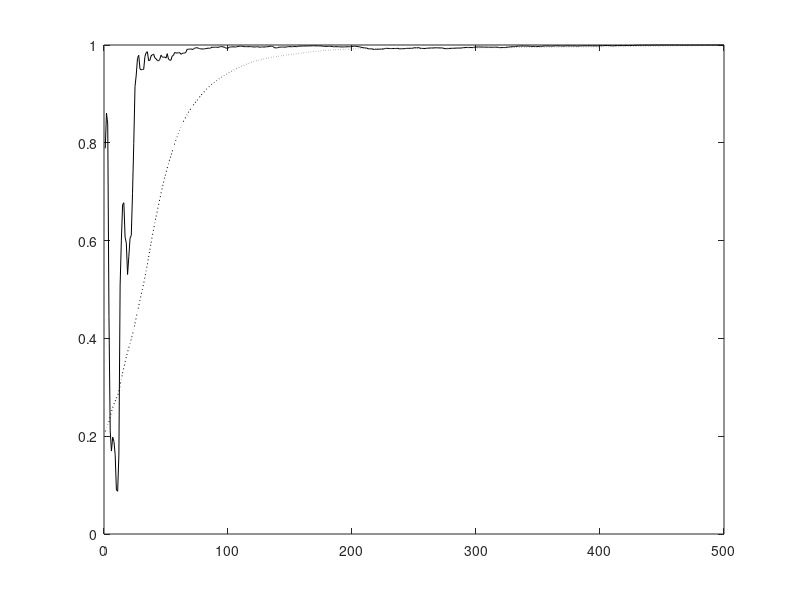

MATLAB code to generate this figure: (Note: this script raises an error after producing the figure.)
% Speedup of the Adaptive EVD Algorithm 
% Newton's Method on the Unconstrained Objective Function

function evdZ;

clear all; close all; 

eta0 = 400;

% Number of samples N and dimension D
nSamples = 500;
nDim = 10;
nEA = 4;
nEpochs = 1;
randn('state',0);

% Generate the covX random matrices
if 0
covX = ...
[ 0.0910   0.0380  -0.0530  -0.0050   0.0100  -0.1360   0.1550   0.0300   0.0020   0.0320 ; ...
  0.0380   0.3730   0.0180  -0.0280  -0.0110  -0.3670   0.1540  -0.0570  -0.0310  -0.0650 ; ...
 -0.0530   0.0180   1.4300   0.0170   0.0550  -0.4500  -0.0380  -0.2980  -0.0410  -0.0300 ; ...
 -0.0050  -0.0280   0.0170   0.0840  -0.0050   0.0160   0.0420  -0.0220   0.0010   0.0050 ; ...
  0.0100  -0.0110   0.0550  -0.0050   0.0710   0.0880   0.0580  -0.0690  -0.0080   0.0030 ; ...
 -0.1360  -0.3670  -0.4500   0.0160   0.0880   5.7200  -0.5440  -0.2480   0.0050   0.0950 ; ...
  0.1550   0.1540  -0.0380   0.0420   0.0580  -0.5440   2.7500  -0.3430  -0.0110  -0.1200 ; ...
  0.0300  -0.0570  -0.2980  -0.0220  -0.0690  -0.2480  -0.3430   1.4500   0.0780   0.0280 ; ...
  0.0020  -0.0310  -0.0410   0.0010  -0.0080   0.0050  -0.0110   0.0780   0.0670   0.0150 ; ...
  0.0320  -0.0650  -0.0300   0.0050   0.0030   0.0950  -0.1200   0.0280   0.0150   0.3410 ];

covX = ...
[ 0.4270   0.0110  -0.0050  -0.0250   0.0890  -0.0790  -0.0190   0.0740   0.0890   0.0050 ; ...
  0.0110   5.6900  -0.0690  -0.2820  -0.7310   0.0900  -0.1240   0.1000   0.4320  -0.1030 ; ...
 -0.0050  -0.0690   0.0800   0.0980   0.0450  -0.0410   0.0230   0.0220  -0.0350   0.0120 ; ...
 -0.0250  -0.2820   0.0980   2.8000  -0.1070   0.1500  -0.1930   0.0950  -0.2260   0.0460 ; ...
  0.0890  -0.7310   0.0450  -0.1070   3.4400   0.2530   0.2510   0.3160   0.0390  -0.0100 ; ...
 -0.0790   0.0900  -0.0410   0.1500   0.2530   2.2700  -0.1800   0.2950  -0.0390  -0.1130 ; ...
 -0.0190  -0.1240   0.0230  -0.1930   0.2510  -0.1800   0.3270   0.0270   0.0260  -0.0160 ; ...
  0.0740   0.1000   0.0220   0.0950   0.3160   0.2950   0.0270   0.7270  -0.0960  -0.0170 ; ...
  0.0890   0.4320  -0.0350  -0.2260   0.0390  -0.0390   0.0260  -0.0960   0.7150  -0.0090 ; ...
  0.0050  -0.1030   0.0120   0.0460  -0.0100  -0.1130  -0.0160  -0.0170  -0.0090   0.0650 ];

covX = ...
[ 0.3350   0.0260  -0.0510  -0.0120   0.0790   0.0170   0.0290   0.0080   0.0770  -0.0300 ; ...
  0.0260   0.0910   0.0110  -0.0100   0.0060  -0.0140  -0.0020  -0.0230   0.0110   0.0350 ; ...
 -0.0510   0.0110   0.0780   0.0000   0.0160   0.0030   0.0300  -0.0350  -0.0030  -0.0490 ; ...
 -0.0120  -0.0100   0.0000   0.0820  -0.0030  -0.0260  -0.0250  -0.0290  -0.0150   0.0250 ; ...
  0.0790   0.0060   0.0160  -0.0030   0.7970   0.1940  -0.0370  -0.0230   0.0590  -0.1450 ; ...
  0.0170  -0.0140   0.0030  -0.0260   0.1940   1.5000   0.0140  -0.1040   0.1140  -0.2290 ; ...
  0.0290  -0.0020   0.0300  -0.0250  -0.0370   0.0140   0.2770  -0.0300  -0.0770  -0.0510 ; ...
  0.0080  -0.0230  -0.0350  -0.0290  -0.0230  -0.1040  -0.0300   0.3170   0.0220   0.0100 ; ...
  0.0770   0.0110  -0.0030  -0.0150   0.0590   0.1140  -0.0770   0.0220   0.5380   0.0340 ; ...
 -0.0300   0.0350  -0.0490   0.0250  -0.1450  -0.2290  -0.0510   0.0100   0.0340   0.6680 ];

covX = ...
[ 0.0840  -0.0120   0.0010   0.0150  -0.0040   0.0240  -0.0110   0.0270   0.0730  -0.0120 ; ...
 -0.0120   0.7930   0.0000   0.1970   0.0310  -0.0260   0.0500   0.0790   0.1450  -0.0270 ; ...
  0.0010   0.0000   0.0660  -0.0230   0.0110  -0.0170   0.0390  -0.0020   0.0170  -0.0040 ; ...
  0.0150   0.1970  -0.0230   0.7280  -0.0030  -0.0150   0.1210   0.0900   0.0800   0.0410 ; ...
 -0.0040   0.0310   0.0110  -0.0030   0.0800  -0.0010  -0.0070   0.0230  -0.0140  -0.0230 ; ...
  0.0240  -0.0260  -0.0170  -0.0150  -0.0010   0.3360  -0.1470  -0.0370   0.3020  -0.0520 ; ...
 -0.0110   0.0500   0.0390   0.1210  -0.0070  -0.1470   1.4500  -0.1320  -0.2300  -0.1370 ; ... 
  0.0270   0.0790  -0.0020   0.0900   0.0230  -0.0370  -0.1320   0.3200   0.2380   0.0170 ; ...
  0.0730   0.1450   0.0170   0.0800  -0.0140   0.3020  -0.2300   0.2380   2.9300  -0.0570 ; ...
 -0.0120  -0.0270  -0.0040   0.0410  -0.0230  -0.0520  -0.1370   0.0170  -0.0570   0.3040 ];

covX = ...
[ 0.0900   0.0010  -0.0080  -0.1910  -0.0070   0.0410  -0.0300  -0.0580   0.0220   0.0320 ; ...
  0.0010   0.0920  -0.0110   0.0080  -0.0140  -0.0020   0.0120  -0.0100  -0.0210  -0.0020 ; ...
 -0.0080  -0.0110   0.0820   0.0820   0.0140  -0.0200  -0.0580   0.1050   0.0040   0.0230 ; ...
 -0.1910   0.0080   0.0820   5.6800  -0.0960  -0.0150   0.6460   0.2190  -0.2380   0.2180 ; ...
 -0.0070  -0.0140   0.0140  -0.0960   0.0760  -0.0350  -0.0400  -0.0230   0.0270  -0.0140 ; ...
  0.0410  -0.0020  -0.0200  -0.0150  -0.0350   0.4580   0.1380  -0.2510   0.0120   0.0390 ; ...
 -0.0300   0.0120  -0.0580   0.6460  -0.0400   0.1380   1.8200  -0.1830  -0.0020   0.1170 ; ...
 -0.0580  -0.0100   0.1050   0.2190  -0.0230  -0.2510  -0.1830   4.0700  -0.4640   0.1470 ; ...
  0.0220  -0.0210   0.0040  -0.2380   0.0270   0.0120  -0.0020  -0.4640   0.2630   0.0540 ; ...
  0.0320  -0.0020   0.0230   0.2180  -0.0140   0.0390   0.1170   0.1470   0.0540   0.3870 ];

covX = 20*[0.091 0.038 -.053 -.005 0.010; ...
           0.038 0.373 0.018 -.028 -.011; ...
           -.053 0.018 1.430 0.017 0.055; ...
           -.005 -.028 0.017 0.084 -.005; ...
           0.010 -.011 0.055 -.005 0.071];
end

covX = 2*...
[ 0.0910   0.0380  -0.0530  -0.0050   0.0100  -0.1360   0.1550   0.0300   0.0020   0.0320 ; ...
  0.0380   0.3730   0.0180  -0.0280  -0.0110  -0.3670   0.1540  -0.0570  -0.0310  -0.0650 ; ...
 -0.0530   0.0180   1.4300   0.0170   0.0550  -0.4500  -0.0380  -0.2980  -0.0410  -0.0300 ; ...
 -0.0050  -0.0280   0.0170   0.0840  -0.0050   0.0160   0.0420  -0.0220   0.0010   0.0050 ; ...
  0.0100  -0.0110   0.0550  -0.0050   0.0710   0.0880   0.0580  -0.0690  -0.0080   0.0030 ; ...
 -0.1360  -0.3670  -0.4500   0.0160   0.0880   5.7200  -0.5440  -0.2480   0.0050   0.0950 ; ...
  0.1550   0.1540  -0.0380   0.0420   0.0580  -0.5440   2.7500  -0.3430  -0.0110  -0.1200 ; ...
  0.0300  -0.0570  -0.2980  -0.0220  -0.0690  -0.2480  -0.3430   1.4500   0.0780   0.0280 ; ...
  0.0020  -0.0310  -0.0410   0.0010  -0.0080   0.0050  -0.0110   0.0780   0.0670   0.0150 ; ...
  0.0320  -0.0650  -0.0300   0.0050   0.0030   0.0950  -0.1200   0.0280   0.0150   0.3410 ];
    
% Compute data
[V1,D1] = eig(covX);
[d,in] = sort(diag(D1));
V = zeros(nDim,nDim);
D = zeros(nDim,nDim);
for i = 1 : nDim
   V(:,i) = V1(:,in(nDim+1-i));
   D(i,i) = D1(in(nDim+1-i),in(nDim+1-i));
end
x(1:nDim,1:nSamples) = V*sqrt(D)*randn(nDim,nSamples);

% Compute Corrl matrix and eigen vectors
corX = zeros(nDim,nDim);
for i = 1 : nSamples
   corX = corX + x(:,i)*x(:,i)'/nSamples;
end
[V1,D1] = eig(corX);
[d,in] = sort(diag(D1));
V = zeros(nDim,nDim);
D = zeros(nDim,nDim);
for i = 1 : nDim
   V(:,i) = V1(:,in(nDim+1-i));
   D(i,i) = D1(in(nDim+1-i),in(nDim+1-i));
end
corX
V
diag(D)'

% Adaptive algorithm
A = zeros(nDim,nDim);
W1 = 0.1 * ones(nDim,nEA);
W2 = 0.1 * ones(nDim,nEA);
I  = eye(nDim,nDim);
invB  = eye(nDim,nDim);
for epoch = 1 : nEpochs
   for iter = 1 : nSamples
      
      Ak = x(:,iter) * x(:,iter)';
      A = A + (1.0/(nSamples*(epoch-1) + iter))*(Ak - A);
      
      % Gradient Descent - Xu
      etat = 1.0/(eta0 + nSamples*(epoch-1) + iter);
      G = (-2*A*W1 + A*W1*triu(W1'*W1) + W1*triu(W1'*A*W1));
      W1 = W1 - etat*G;
      
      % Newton Rhapson
      G = (-2*A*W2 + A*W2*triu(W2'*W2) + W2*triu(W2'*A*W2));
      for i = 1 : nEA
         g = G(:,i);
         w = W2(:,i);
         M = zeros(nDim,nDim);
         for k = 1 : i-1
            M = M + (A*W2(:,k)*W2(:,k)' + W2(:,k)*W2(:,k)'*A);
         end
         F = - 2*A + 2*A*w*w' + 2*w*w'*A + A*(w'*w) + (w'*A*w)*I  +  M;
         
         lambda = w'*A*w;
         Atilde = A;
      	if (iter > 1)
         	invB = (I + (Atilde/lambda))/lambda; 
      	end
      	invC = invB - (2*invB*A*w*w'*invB)/(1 + 2*w'*invB*A*w);
         invF = invC - (2*invC*w*w'*A*invC)/(1 + 2*w'*A*invC*w);
         
         h = -invF*g;
      	a0 = g'*h;
      	a1 = h'*F*h;
      	a2 = 3*((w'*A*h)*(h'*h) + (h'*A*h)*(w'*h));
      	a3 = 2*(h'*A*h)*(h'*h);
      	c = [a3 a2 a1 a0];
         rts = roots(c);
                  
         clear rs; clear r; clear J;
         cnt = 1; 
         for k = 1 : 3
            if isreal(rts(k))
               rs(cnt) = rts(k);
            	r = w + rts(k)*h;
               J(cnt) = (-2*r'*A*r + r'*A*r*r'*r + r'*M*r);
               cnt = cnt + 1;
            end
         end
         [yy, iyy] = min(J);
         alpha = rs(iyy);
         
         w = w + alpha*h; % 0.01(1), 0.06(2,3,4)

         W2(:,i) = w;
      end
      
      for i = 1 : nEA
      	u1 = W1(:,i)/norm(W1(:,i));
      	u2 = W2(:,i)/norm(W2(:,i));
      	cos_t1(i,iter) = abs(u1'*V(:,i));
         cos_t2(i,iter) = abs(u2'*V(:,i));
      end
      ind(iter) = iter;
   end
end

% Plot the convergence results
figure(1);
plot(ind,cos_t1(1,:),'k:'); hold on;
plot(ind,cos_t2(1,:),'k-'); hold on;
legend('Gradient Descent','Newton-Rhapson',0);
xlabel('Number of Samples');
ylabel('Direction Cosine - Component 1');
hold off;

% Plot the convergence results
figure(2);
plot(ind,cos_t1(2,:),'k:'); hold on;
plot(ind,cos_t2(2,:),'k-'); hold on;
legend('Gradient Descent','Newton-Rhapson',0);
xlabel('Number of Samples');
ylabel('Direction Cosine - Component 2');
hold off;

% Plot the convergence results
figure(3);
plot(ind,cos_t1(3,:),'k:'); hold on;
plot(ind,cos_t2(3,:),'k-'); hold on;
legend('Gradient Descent','Newton-Rhapson',0);
xlabel('Number of Samples');
ylabel('Direction Cosine - Component 3');
hold off;

% Plot the convergence results
figure(4);
plot(ind,cos_t1(4,:),'k:'); hold on;
plot(ind,cos_t2(4,:),'k-'); hold on;
legend('Gradient Descent','Newton-Rhapson',0);
xlabel('Number of Samples');
ylabel('Direction Cosine - Component 4');
hold off;


%keyboard




  
